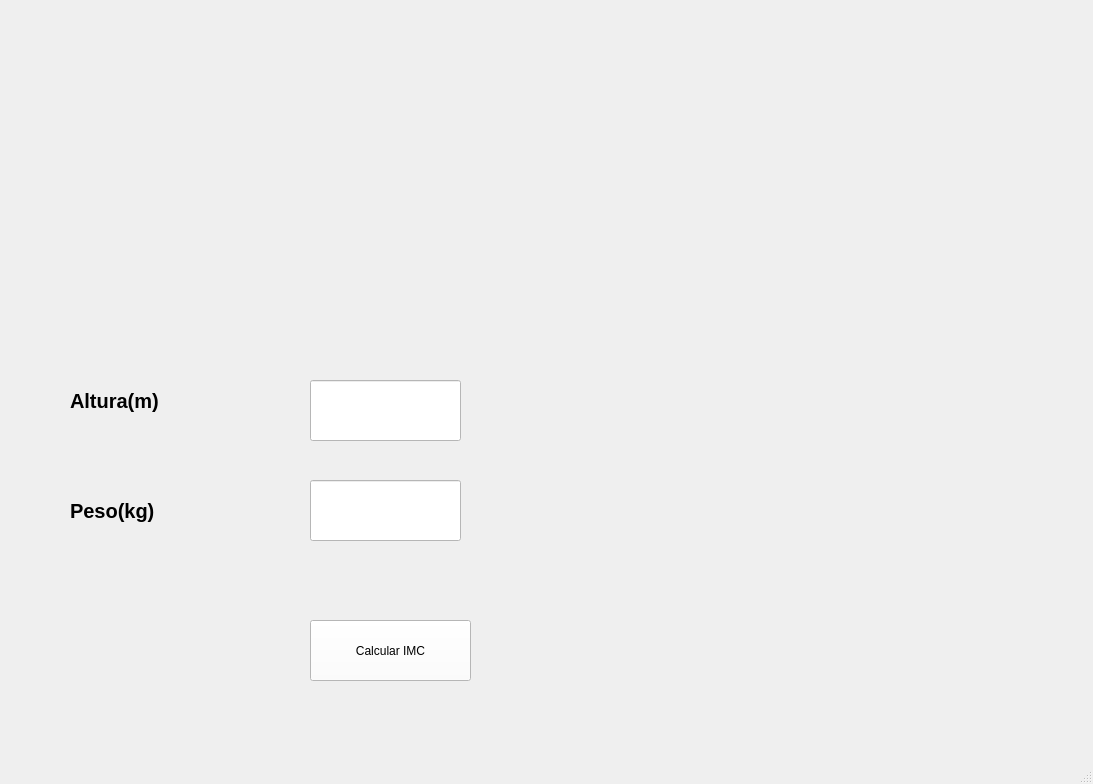
<?xml version="1.0" encoding="UTF-8"?>
<ui version="4.0">
 <class>MainWindow</class>
 <widget class="QMainWindow" name="MainWindow">
  <property name="geometry">
   <rect>
    <x>0</x>
    <y>0</y>
    <width>1093</width>
    <height>784</height>
   </rect>
  </property>
  <property name="windowTitle">
   <string>MainWindow</string>
  </property>
  <widget class="QWidget" name="centralwidget">
   <widget class="QLabel" name="imagen_2">
    <property name="geometry">
     <rect>
      <x>290</x>
      <y>0</y>
      <width>191</width>
      <height>161</height>
     </rect>
    </property>
    <property name="styleSheet">
     <string notr="true"/>
    </property>
    <property name="text">
     <string/>
    </property>
    <property name="pixmap">
     <pixmap resource="../../Archivos/Recursos.qrc">:/ejercicios/kaldo.jpg</pixmap>
    </property>
    <property name="scaledContents">
     <bool>true</bool>
    </property>
   </widget>
   <widget class="QLabel" name="label_2">
    <property name="geometry">
     <rect>
      <x>70</x>
      <y>490</y>
      <width>181</width>
      <height>41</height>
     </rect>
    </property>
    <property name="font">
     <font>
      <pointsize>15</pointsize>
      <weight>75</weight>
      <bold>true</bold>
     </font>
    </property>
    <property name="text">
     <string>Peso(kg)</string>
    </property>
   </widget>
   <widget class="QLineEdit" name="txt_altura">
    <property name="geometry">
     <rect>
      <x>310</x>
      <y>380</y>
      <width>151</width>
      <height>61</height>
     </rect>
    </property>
    <property name="styleSheet">
     <string notr="true">background-color: rgb(255, 255, 255);</string>
    </property>
   </widget>
   <widget class="QPushButton" name="btn_IMC">
    <property name="geometry">
     <rect>
      <x>310</x>
      <y>620</y>
      <width>161</width>
      <height>61</height>
     </rect>
    </property>
    <property name="styleSheet">
     <string notr="true">background-color: rgb(255, 255, 255);</string>
    </property>
    <property name="text">
     <string>Calcular IMC</string>
    </property>
   </widget>
   <widget class="QLabel" name="label">
    <property name="geometry">
     <rect>
      <x>70</x>
      <y>380</y>
      <width>181</width>
      <height>41</height>
     </rect>
    </property>
    <property name="font">
     <font>
      <pointsize>15</pointsize>
      <weight>75</weight>
      <bold>true</bold>
     </font>
    </property>
    <property name="text">
     <string>Altura(m)</string>
    </property>
   </widget>
   <widget class="QLabel" name="label_7">
    <property name="geometry">
     <rect>
      <x>620</x>
      <y>-20</y>
      <width>421</width>
      <height>341</height>
     </rect>
    </property>
    <property name="text">
     <string/>
    </property>
    <property name="pixmap">
     <pixmap resource="../../Archivos/Recursos.qrc">:/ejercicios/samsgoku.jpeg</pixmap>
    </property>
    <property name="scaledContents">
     <bool>true</bool>
    </property>
   </widget>
   <widget class="QLabel" name="imagen">
    <property name="geometry">
     <rect>
      <x>20</x>
      <y>-10</y>
      <width>191</width>
      <height>161</height>
     </rect>
    </property>
    <property name="styleSheet">
     <string notr="true"/>
    </property>
    <property name="text">
     <string/>
    </property>
    <property name="pixmap">
     <pixmap resource="../../Archivos/Recursos.qrc">:/ejercicios/elyochi.jpg</pixmap>
    </property>
    <property name="scaledContents">
     <bool>true</bool>
    </property>
   </widget>
   <widget class="QLineEdit" name="txt_peso">
    <property name="geometry">
     <rect>
      <x>310</x>
      <y>480</y>
      <width>151</width>
      <height>61</height>
     </rect>
    </property>
    <property name="styleSheet">
     <string notr="true">background-color: rgb(255, 255, 255);</string>
    </property>
   </widget>
  </widget>
  <widget class="QMenuBar" name="menubar">
   <property name="geometry">
    <rect>
     <x>0</x>
     <y>0</y>
     <width>1093</width>
     <height>26</height>
    </rect>
   </property>
  </widget>
  <widget class="QStatusBar" name="statusbar"/>
 </widget>
 <resources>
  <include location="../../Archivos/Recursos.qrc"/>
  <include location="../../../../../../../Archivos/Recursos.qrc"/>
 </resources>
 <connections/>
</ui>
